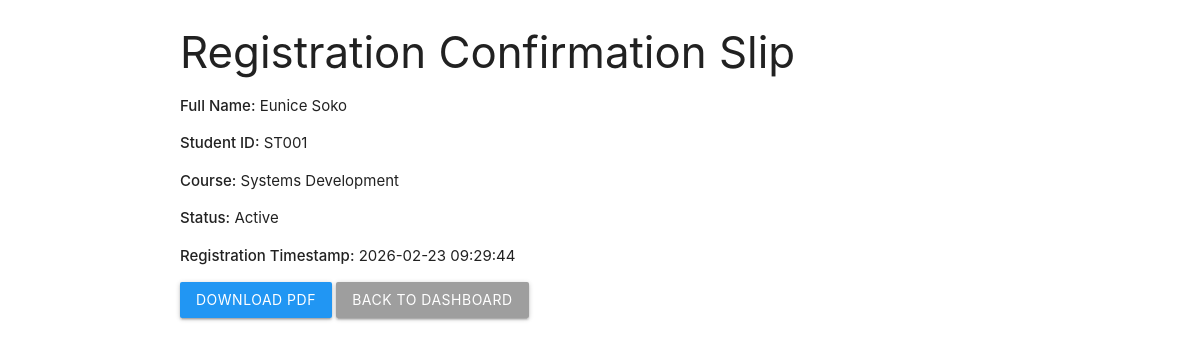
The page /registration_slip.php?student_id=ST001 on the database its author committed.
### tables this page shows
CREATE TABLE IF NOT EXISTS `students` (
  `id` int NOT NULL AUTO_INCREMENT COMMENT 'Unique ID for each record',
  `full_name` varchar(100) NOT NULL COMMENT 'Student''s full name',
  `student_id` varchar(20) NOT NULL COMMENT 'Student ID',
  `email` varchar(50) NOT NULL COMMENT 'Student''s email address',
  `date_of_birth` date NOT NULL COMMENT 'Date of birth',
  `course_of_study` varchar(100) NOT NULL COMMENT 'Course name',
  `enrollment_date` date NOT NULL COMMENT 'Date of enrollment',
  `status` varchar(20) DEFAULT NULL COMMENT 'Academic status',
  PRIMARY KEY (`id`)
);

### registration_slip.php (the view, shortened to what this page needs)
<?php
include 'db.php';
$student_id = $_GET['student_id'];
$stmt = $conn->prepare("SELECT * FROM students WHERE student_id = ?");
$stmt->bind_param("s", $student_id);
$stmt->execute();
$result = $stmt->get_result();
$student = $result->fetch_assoc();
$registration_time = date("Y-m-d H:i:s");
?>
<!DOCTYPE html>
<html>
<head>
    <link rel="stylesheet" href="https://cdnjs.cloudflare.com/ajax/libs/materialize/1.0.0/css/materialize.min.css">
</head>
<body>
<div class="container">
    <h3>Registration Confirmation Slip</h3>
    <p><strong>Full Name:</strong> <?php echo htmlspecialchars($student['full_name']); ?></p>
    <p><strong>Student ID:</strong> <?php echo htmlspecialchars($student['student_id']); ?></p>
    <p><strong>Course:</strong> <?php echo htmlspecialchars($student['course_of_study']); ?></p>
    <p><strong>Status:</strong> <?php echo htmlspecialchars($student['status']); ?></p>
    <p><strong>Registration Timestamp:</strong> <?php echo $registration_time; ?></p>
    <button id="downloadPdf" class="btn blue">Download PDF</button>
    <a href="dashboard.php" class="btn grey">Back to Dashboard</a>
</div>
</body>
</html>

### rows shown on the page
students: full_name "Eunice Soko", student "ST001", course_of_study "Systems Development", status "Active"
